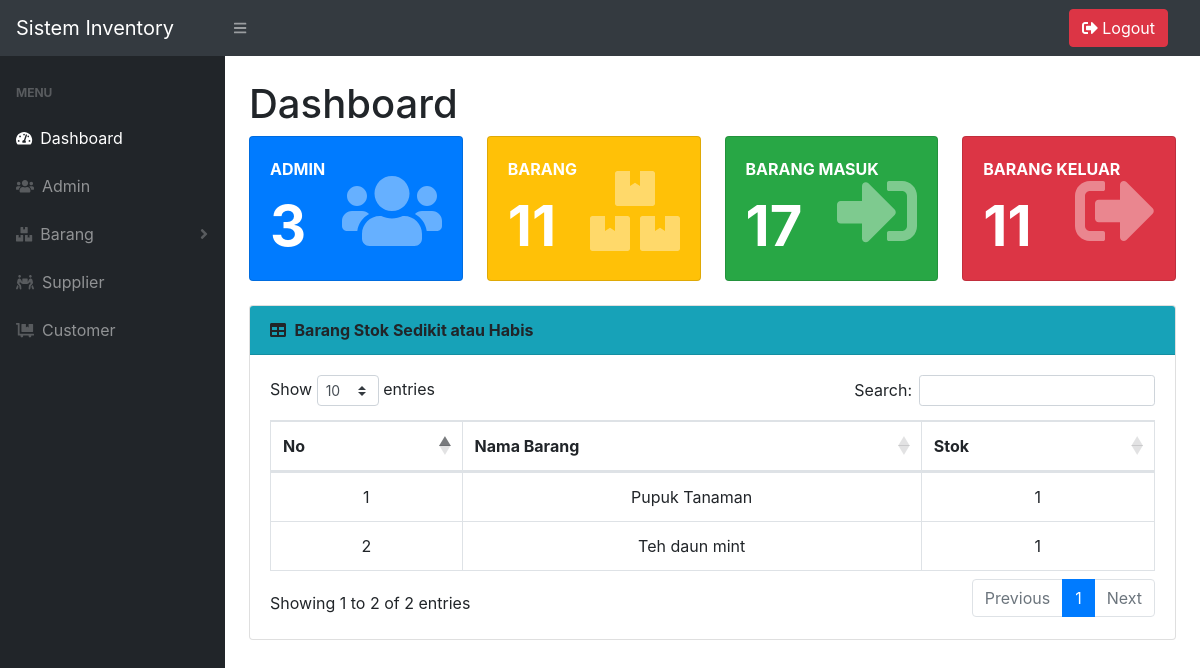
Screenshot of /admin/dashboard.php (signed in) with the database file from the repository.
### tables this page shows
CREATE TABLE `barang` (
  `id_barang` int(5) NOT NULL,
  `nama_barang` varchar(100) NOT NULL,
  `deskripsi` text NOT NULL,
  `stok` int(5) NOT NULL
);

### admin/dashboard.php (the view, shortened to what this page needs)
<?php
$conn = mysqli_connect("localhost", "root", "", "inventori");
$admin = mysqli_query($conn, "SELECT * FROM admin");
$jumlah_admin = mysqli_num_rows($admin);
$barang = mysqli_query($conn, "SELECT * FROM barang");
$jumlah_barang = mysqli_num_rows($barang);
$barangmasuk = mysqli_query($conn, "SELECT * FROM barangmasuk");
$jumlah_barangmasuk = mysqli_num_rows($barangmasuk);
$barangkeluar = mysqli_query($conn, "SELECT * FROM barangkeluar");
$jumlah_barangkeluar = mysqli_num_rows($barangkeluar);
?>
<!DOCTYPE html>
<html lang="en">
<head>
    <link href="assets/styles.css" rel="stylesheet" />
    <link href="https://cdn.datatables.net/1.10.20/css/dataTables.bootstrap4.min.css" rel="stylesheet" />
</head>
<body class="sb-nav-fixed">
    <nav class="sb-topnav navbar navbar-expand navbar-dark bg-dark">
        <a class="navbar-brand" href="#">Sistem Inventory</a>
        <button class="btn btn-link btn-sm order-1 order-lg-0" id="sidebarToggle" href="#"><i class="fas fa-bars"></i></button>
        <form class="d-none d-md-inline-block form-inline ml-auto mr-0 mr-md-3 my-2 my-md-0">
            <div class="input-group">
                <a class="btn btn-danger" href="logout.php" role="button"><i class="fas fa-sign-out-alt"></i>&nbsp;Logout</a>
            </div>
        </form>
    </nav>
    <div id="layoutSidenav">
        <div id="layoutSidenav_nav">
            <nav class="sb-sidenav accordion sb-sidenav-dark" id="sidenavAccordion">
                <div class="sb-sidenav-menu">
                    <div class="nav">
                        <div class="sb-sidenav-menu-heading">Menu</div>
                        <a class="nav-link" href="dashboard.php">
                            <div class="sb-nav-link-icon"><i class="fas fa-tachometer-alt"></i></div>
                            Dashboard
                        </a>
                        <a class="nav-link" href="admin/index.php">
                            <div class="sb-nav-link-icon"><i class="fas fa-users"></i></div>
                            Admin
                        </a>
                        <a class="nav-link collapsed" href="#" data-toggle="collapse" data-target="#collapseLayoutsBarang" aria-expanded="false" aria-controls="collapseLayouts">
                            <div class="sb-nav-link-icon"><i class="fas fa-boxes"></i></div>
                            Barang
                            <div class="sb-sidenav-collapse-arrow"><i class="fas fa-angle-down"></i></div>
                        </a>
                        <a class="nav-link" href="supplier/index.php">
                            <div class="sb-nav-link-icon"><i class="fas fa-people-carry"></i></div>
                            Supplier
                        </a>
                        <a class="nav-link" href="customer/index.php">
                            <div class="sb-nav-link-icon"><i class="fas fa-dolly-flatbed"></i></div>
                            Customer
                        </a>
                    </div>
                </div>
            </nav>
        </div>
        <div id="layoutSidenav_content">
            <main>
                <div class="container-fluid">
                    <h1 class="mt-4">Dashboard</h1>
                    <div class="row">
                        <div class="col-xl-3 col-md-6">
                            <div class="card bg-primary text-white mb-4">
                                <div class="card-body dashboard">
                                    <div class="card-body-icon">
                                        <i class="fas fa-users"></i>
                                    </div>
                                    <div class="card-title">ADMIN </div>
                                    <div class="display-4"><?php echo $jumlah_admin; ?></div>
                                </div>
                            </div>
                        </div>
                        <div class="col-xl-3 col-md-6">
                            <div class="card bg-warning text-white mb-4">
                                <div class="card-body dashboard">
                                    <div class="card-body-icon">
                                        <i class="fas fa-boxes"></i>
                                    </div>
                                    <div class="card-title">BARANG </div>
                                    <div class="display-4"><?php echo $jumlah_barang; ?></div>
                                </div>
                            </div>
                        </div>
                        <div class="col-xl-3 col-md-6">
                            <div class="card bg-success text-white mb-4">
                                <div class="card-body dashboard">
                                    <div class="card-body-icon">
                                        <i class="fas fa-sign-in-alt"></i>
                                    </div>
                                    <div class="card-title">BARANG MASUK</div>
                                    <div class="display-4"><?php echo $jumlah_barangmasuk; ?></div>
                                </div>
                            </div>
                        </div>
                        <div class="col-xl-3 col-md-6">
                            <div class="card bg-danger text-white mb-4">
                                <div class="card-body dashboard">
                                    <div class="card-body-icon">
                                        <i class="fas fa-sign-out-alt"></i>
                                    </div>
                                    <div class="card-title">BARANG KELUAR</div>
                                    <div class="display-4"><?php echo $jumlah_barangkeluar; ?></div>
                                </div>
                            </div>
                        </div>
                    </div>
                    <div class="card mb-4">
                        <div class="card-header bg-info">
                            <i class="fas fa-table mr-1"></i>
                            <b>Barang Stok Sedikit atau Habis</b>
                        </div>
                        <div class="card-body">
                            <div class="table-responsive">
                                <table class="table table-bordered" id="dataTable" width="100%" cellspacing="0">
                                    <thead>
                                        <tr>
                                            <th>No</th>
                                            <th>Nama Barang</th>
                                            <th>Stok</th>
                                        </tr>
                                    </thead>
                                    <tbody>
                                        <?php
                                        $barang = mysqli_query($conn, "SELECT * FROM barang WHERE stok < 5 ORDER BY nama_barang ASC");
                                        $i = 1;
                                        while ($data = mysqli_fetch_array($barang)) :
                                        ?>
                                            <tr>
                                                <td><?= $i++; ?></td>
                                                <td><?= $data['nama_barang']; ?></td>
                                                <td><?= $data['stok']; ?></td>
                                            </tr>
                                        <?php
                                        endwhile;
                                        ?>
                                    </tbody>
                                </table>
                            </div>
                        </div>
                    </div>
                </div>
            </main>
        </div>
    </div>
</body>
</html>

### admin/dashboard.php (style rules this page uses)
table thead tr th, td { text-align: center; }
.display-4 { font-weight: bold; }
.dashboard { font-weight: bold; }
.card-body-icon { position: absolute; z-index: 0; top: 15px; right: 20px; opacity: 0.4; font-size: 80px; }

### rows the page displays
barang: nama_barang "Pupuk Tanaman", stok "1"
barang: nama_barang "Teh daun mint", stok "1"

### other values shown
$jumlah_admin "3"
$jumlah_barang "11"
$jumlah_barangmasuk "17"
$jumlah_barangkeluar "11"
